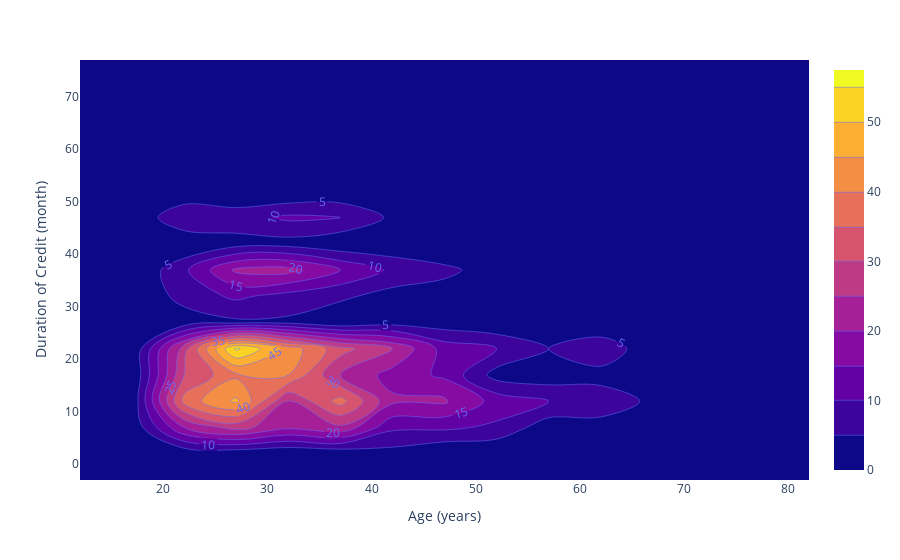

Source (notebook cell):
### Markdown cell above
In that graph we can see the possible correlation of 0.62 being plotted and we can see how the data behaves.

### Code cell
fig = px.density_contour(df_risk_credit, x='Age (years)', y='Duration of Credit (month)')
fig.update_traces(contours_coloring="fill", contours_showlabels = True)
fig.show()

### Figure 1 — Plotly figure (JSON) as saved in the notebook; plotly's stock layout.template omitted (floating-point values rounded to 4 significant figures; data arrays with more than 128 entries replaced by an {"elided": "..."} marker saying what was removed)
{"data": [{"contours": {"coloring": "fill", "showlabels": true}, "hovertemplate": "Age (years)=%{x}<br>Duration of Credit (month)=%{y}<br>count=%{z}<extra></extra>", "legendgroup": "", "line": {"color": "#636efa"}, "name": "", "showlegend": false, "type": "histogram2dcontour", "x": {"elided": "1000 int values"}, "xaxis": "x", "xbingroup": "x", "y": {"elided": "1000 int values"}, "yaxis": "y", "ybingroup": "y"}], "layout": {"legend": {"tracegroupgap": 0}, "margin": {"t": 60}, "xaxis": {"anchor": "y", "domain": [0, 1], "title": {"text": "Age (years)"}}, "yaxis": {"anchor": "x", "domain": [0, 1], "title": {"text": "Duration of Credit (month)"}}}}
